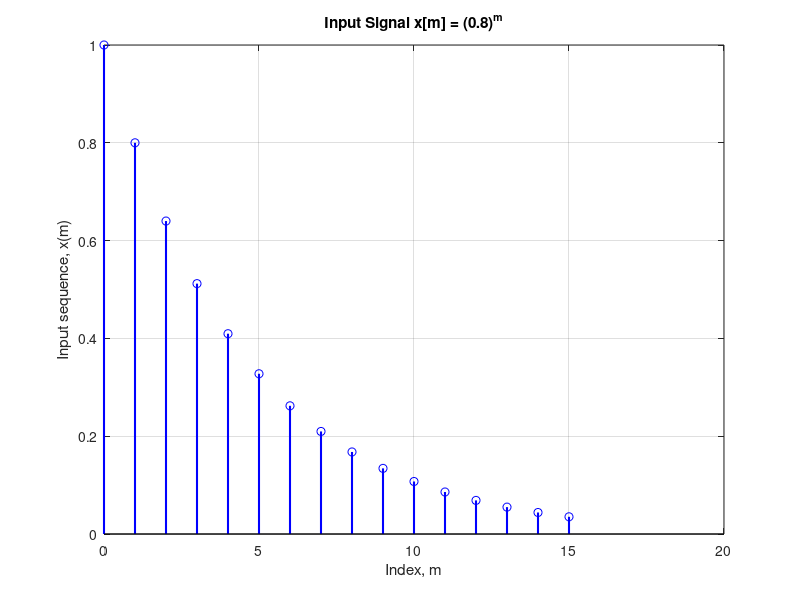

The MATLAB source for this figure:
% Step 1: Create and plot the input signal x[m]
clear all;
close all;
clc;

% Define the index for input signal
m = 0:1:15;  % m goes from 0 to 15 (16 samples)

% Create the input signal: x[m] = (0.8)^m
xn = (0.8).^m;

% Plot the input signal
figure;
stem(m, xn, 'b', 'LineWidth', 1.5);
xlabel('Index, m');
ylabel('Input sequence, x(m)');
title('Input Signal x[m] = (0.8)^m');
grid on;

% Display some information
fprintf('Length of input signal x[m]: %d\n', length(xn));
fprintf('First few values of x[m]:\n');
disp(xn(1:5));